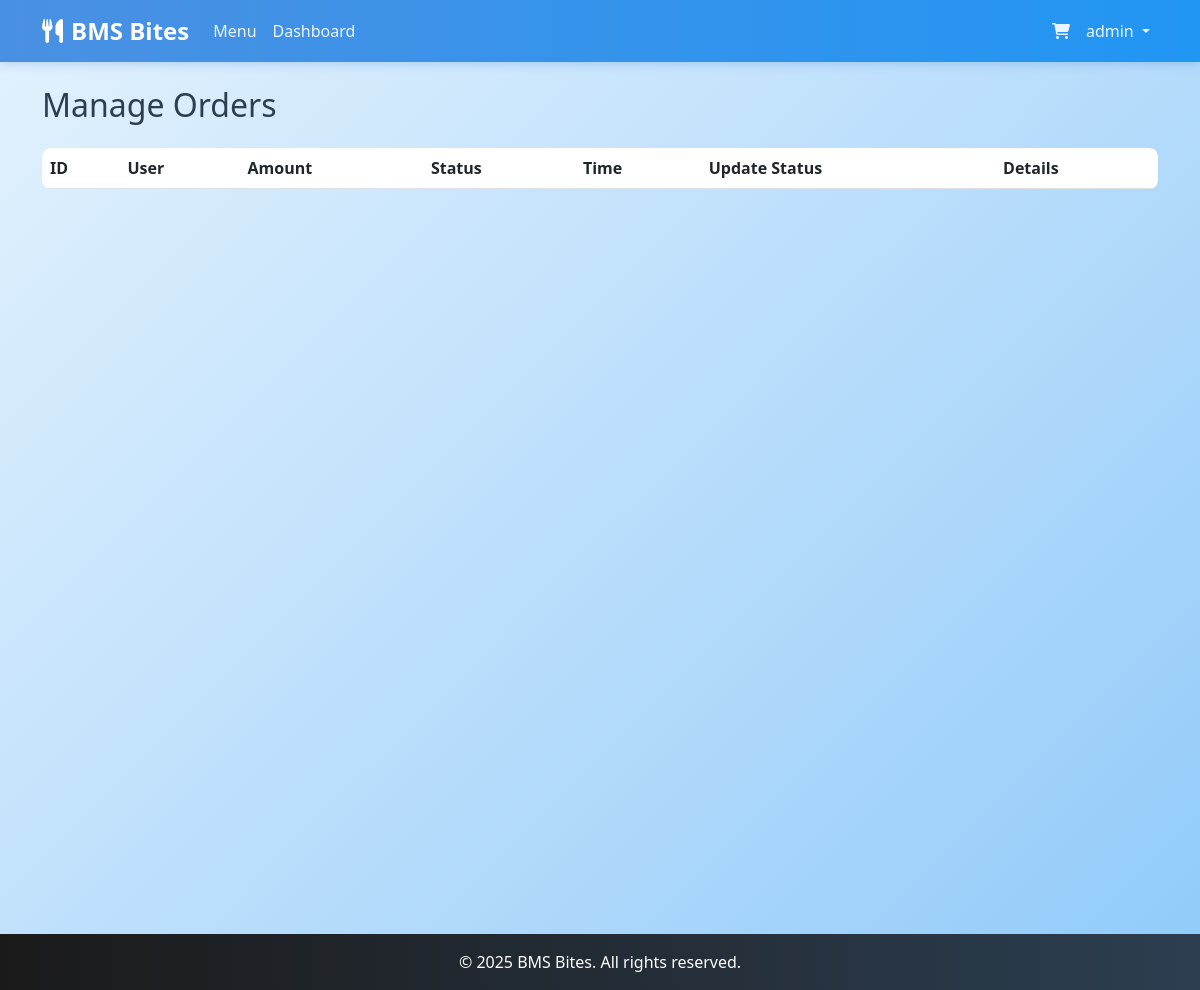
Page /admin/orders (signed in) on the earlier database version.
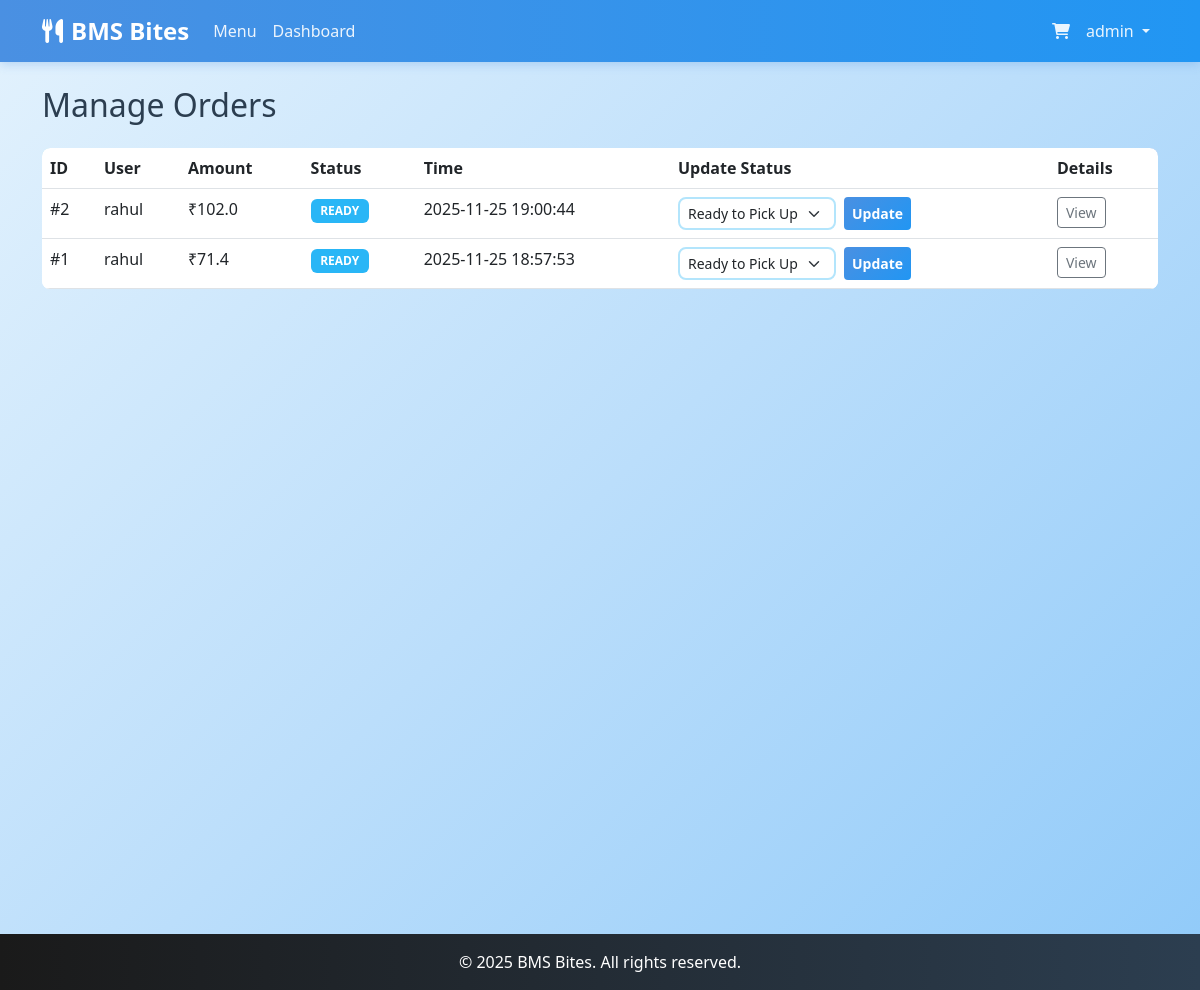
Same page on the later database version.
### tables this page shows
CREATE TABLE orders (
    id INTEGER PRIMARY KEY AUTOINCREMENT,
    user_id INTEGER NOT NULL,
    canteen_id INTEGER NOT NULL,
    total_amount REAL NOT NULL,
    platform_fee REAL DEFAULT 0.0,
    status TEXT NOT NULL DEFAULT 'preparing', -- 'preparing', 'ready', 'completed'
    pickup_time TEXT,
    created_at TIMESTAMP DEFAULT CURRENT_TIMESTAMP,
    FOREIGN KEY (user_id) REFERENCES users (id),
    FOREIGN KEY (canteen_id) REFERENCES canteens (id)
);

CREATE TABLE users (
    id INTEGER PRIMARY KEY AUTOINCREMENT,
    username TEXT UNIQUE NOT NULL,
    password_hash TEXT NOT NULL,
    role TEXT NOT NULL DEFAULT 'customer', -- 'customer' or 'admin'
    created_at TIMESTAMP DEFAULT CURRENT_TIMESTAMP
);

### routes/admin.py (the view)
@admin_bp.route('/orders')
@admin_required
def manage_orders():
    orders = order_mgr.get_all_orders()
    return render_template('manage_orders.html', orders=orders)

### app.py (called while the page is built)
@app.context_processor
def inject_session():
    return dict(session=session)

### routes/admin.py (called while the page is built)
def admin_required(view):
    @functools.wraps(view)
    def wrapped_view(**kwargs):
        if session.get('role') != 'admin':
            flash('Admin access required', 'danger')
            return redirect(url_for('auth.login'))
        return view(**kwargs)
    return wrapped_view

### templates/manage_orders.html (shortened to what this page needs)
{% extends "layout.html" %}
{% block content %}
<h2 class="mb-4">Manage Orders</h2>
<div class="table-responsive">
    <table class="table table-hover">
        <thead>
            <tr>
                <th>ID</th>
                <th>User</th>
                <th>Amount</th>
                <th>Status</th>
                <th>Time</th>
                <th>Update Status</th>
                <th>Details</th>
            </tr>
        </thead>
        <tbody>
            {% for order in orders %}
            <tr>
                <td>#{{ order['id'] }}</td>
                <td>{{ order['username'] }}</td>
                <td>₹{{ order['total_amount'] }}</td>
                <td>
                    <span
                        class="badge bg-{{ 'warning' if order['status'] == 'preparing' else 'info' if order['status'] == 'ready' else 'success' }}">
                        {{ order['status']|upper }}
                    </span>
                </td>
                <td>{{ order['created_at'] }}</td>
                <td>
                    <form action="{{ url_for('admin.update_status', order_id=order['id']) }}" method="POST"
                        class="d-flex gap-2">
                        <select name="status" class="form-select form-select-sm" style="width: auto;">
                            <option value="ready" {% if order['status']=='ready' %}selected{% endif %}>Ready to Pick Up
                            </option>
                        </select>
                        <button type="submit" class="btn btn-sm btn-primary">Update</button>
                    </form>
                </td>
                <td>
                    <a href="{{ url_for('main.order_detail', order_id=order['id']) }}"
                        class="btn btn-sm btn-outline-secondary">View</a>
                </td>
            </tr>
            {% endfor %}
        </tbody>
    </table>
</div>
{% endblock %}

### templates/layout.html (shortened to what this page needs)
<!DOCTYPE html>
<html lang="en">
<head>
    <link href="https://cdn.jsdelivr.net/npm/bootstrap@5.3.0/dist/css/bootstrap.min.css" rel="stylesheet">
    <link rel="stylesheet" href="{{ url_for('static', filename='css/style.css') }}">
    <link rel="stylesheet" href="https://cdnjs.cloudflare.com/ajax/libs/font-awesome/6.0.0/css/all.min.css">
</head>
<body>
    <nav class="navbar navbar-expand-lg navbar-dark bg-dark sticky-top">
        <div class="container">
            <a class="navbar-brand" href="{{ url_for('main.index') }}">
                <i class="fas fa-utensils me-2"></i>BMS Bites
            </a>
            <div class="collapse navbar-collapse" id="navbarNav">
                <ul class="navbar-nav me-auto">
                    <li class="nav-item">
                        <a class="nav-link" href="{{ url_for('main.menu') }}">Menu</a>
                    </li>
                    {% if session.get('role') == 'admin' %}
                    <li class="nav-item">
                        <a class="nav-link" href="{{ url_for('admin.dashboard') }}">Dashboard</a>
                    </li>
                    {% endif %}
                </ul>
                <ul class="navbar-nav">
                    <li class="nav-item">
                        <a class="nav-link position-relative" href="{{ url_for('main.cart') }}">
                            <i class="fas fa-shopping-cart"></i>
                        </a>
                    </li>
                    {% if session.get('user_id') %}
                        <li class="nav-item dropdown">
                            <a class="nav-link dropdown-toggle" href="#" id="navbarDropdown" role="button" data-bs-toggle="dropdown">
                                {{ session.get('username') }}
                            </a>
                        </li>
                    {% endif %}
                </ul>
            </div>
        </div>
    </nav>
    <div class="container mt-4 min-vh-100">
        {% block content %}{% endblock %}
    </div>
    <footer class="bg-dark text-white text-center py-3 mt-5">
        <div class="container">
            <p class="mb-0">&copy; 2025 BMS Bites. All rights reserved.</p>
        </div>
    </footer>
</body>
</html>

### static/css/style.css (style rules this page uses)
:root { --primary-color: #87CEEB; --secondary-color: #4A90E2; --dark-color: #1a1a1a; --light-bg: #E3F2FD; --white: #FFFFFF; --text-dark: #2c3e50; --success-color: #4CAF50; --warning-color: #FFA726; --danger-color: #EF5350; }
body { font-family: 'Segoe UI', Tahoma, Geneva, Verdana, sans-serif; background: linear-gradient(135deg, #E3F2FD 0%, #BBDEFB 50%, #90CAF9 100%); background-attachment: fixed; min-height: 100vh; color: var(--text-dark); }
.navbar-dark { background: linear-gradient(90deg, #4A90E2 0%, #2196F3 100%) !important; box-shadow: 0 2px 10px rgba(74, 144, 226, 0.3); }
.navbar-brand { font-weight: bold; font-size: 1.5rem; color: var(--white) !important; }
.nav-link { color: rgba(255, 255, 255, 0.9) !important; transition: all 0.3s ease; }
.btn-primary { background: linear-gradient(135deg, #4A90E2 0%, #2196F3 100%); border: none; color: var(--white); font-weight: 600; transition: all 0.3s ease; }
.table { background-color: var(--white); border-radius: 8px; overflow: hidden; }
.table thead { background: linear-gradient(90deg, #87CEEB 0%, #4A90E2 100%); color: var(--white); }
.badge { font-weight: 600; padding: 0.5em 0.8em; }
.bg-info { background-color: #29B6F6 !important; }
.form-control, .form-select { border: 2px solid #B3E5FC; border-radius: 8px; transition: all 0.3s ease; }
footer { margin-top: auto; background: linear-gradient(90deg, #1a1a1a 0%, #2c3e50 100%) !important; color: var(--white); }
html { scroll-behavior: smooth; }
.container { background-color: transparent; }

Differences in the rows shown:
added orders: id "2", username "rahul", total_amount "102.0", status "READY", created_at "2025-11-25 19:00:44", status "Ready to Pick Up"
added orders: id "1", username "rahul", total_amount "71.4", status "READY", created_at "2025-11-25 18:57:53", status "Ready to Pick Up"
